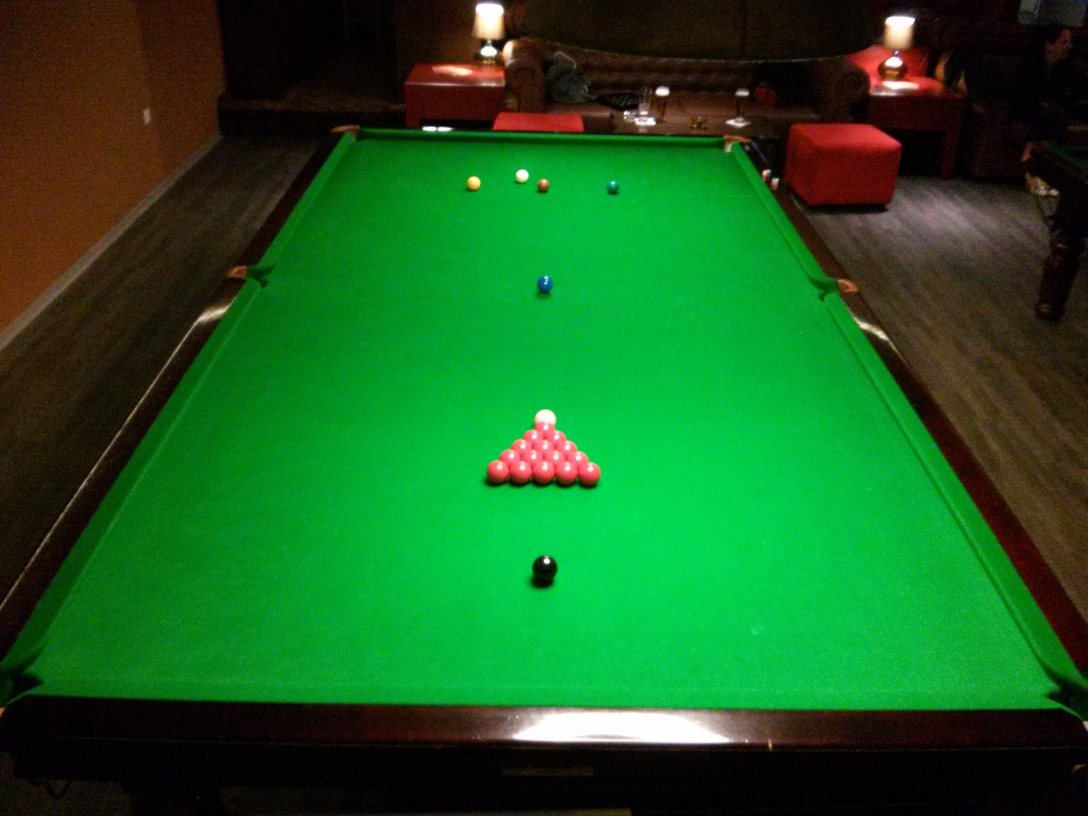
#> input picture SnookerTableFinder.v2/src/test/data/4.png, 3264 x 2448 px (shown at 1/3 size)
$ python transform.py test/data/4.png out
#> lines starting #> are read from the running program, lines starting #| are printed output that depends on the picture; after the words box and inside, x2 and y2 are one past the last pixel; in counts of white or black regions, pixels touching at a corner belong together
import cv2
import numpy as np
from skimage.filters import threshold_otsu
import matplotlib.pyplot as plt
import argparse
import os

# [27 lines left out: function plot_transform, not called in this run]

def transform_image(input_path, output_dir):
    # Load the image
#> called with input_path = 'test/data/4.png', output_dir = 'out'
    img = cv2.imread(input_path)
#> img is the input picture: shape (2448, 3264, 3); mean B, G, R 33.2, 93.7, 25.7

    # Convert the image to HSV
    hsv_img = cv2.cvtColor(img, cv2.COLOR_BGR2HSV)
#> hsv_img: shape (2448, 3264, 3); mean H, S, V 58.8, 214.1, 102.9

    # Create a binary mask for the green color
    green_low = np.array([30, 100, 100])
    green_high = np.array([85, 255, 255])
    mask = cv2.inRange(hsv_img, green_low, green_high)
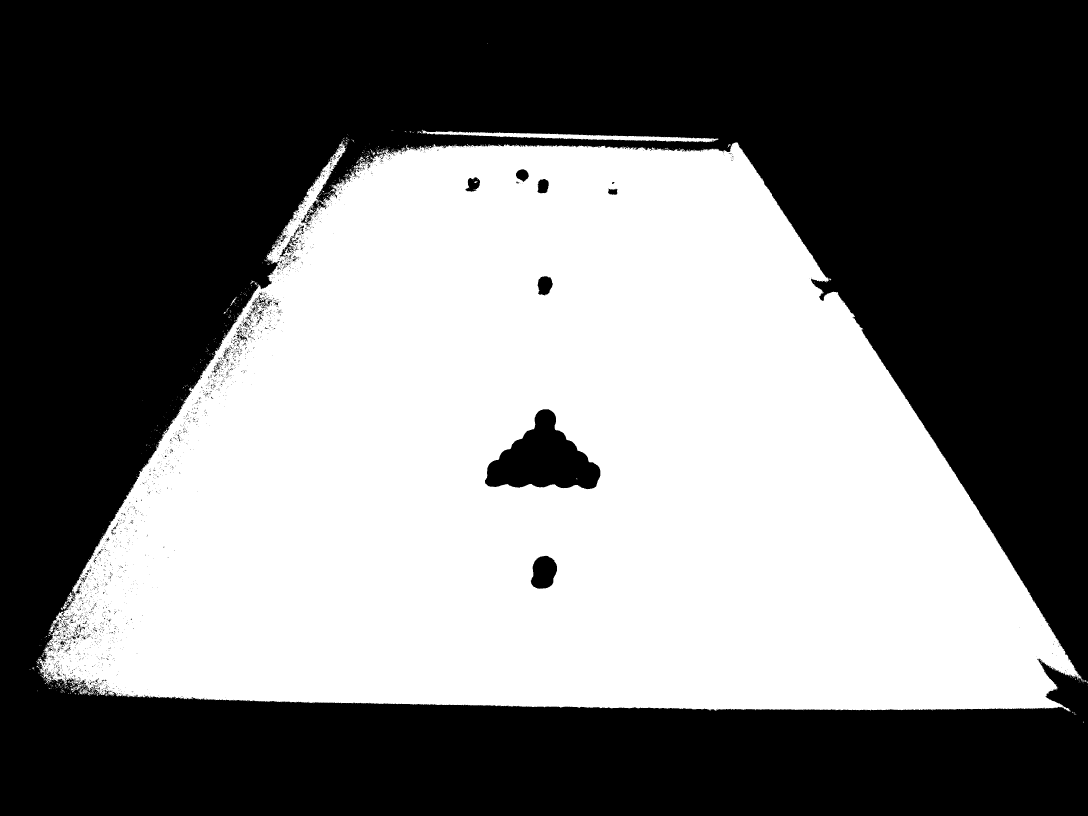
#> mask: shape (2448, 3264) (shown at 1/3 size); 45.9% white; 839 white regions (814 under 20 px), largest, box (x1, y1, x2, y2) and area: (113, 420, 3250, 2135) 3654080, (1265, 389, 2154, 428) 9753, (146, 1872, 165, 1904) 186

    # Apply Otsu's thresholding method
    thresh_val = threshold_otsu(mask)
#> thresh_val = 0
    binary_mask = mask > thresh_val
#> binary_mask: shape (2448, 3264) bool; 45.9% white; 839 white regions (814 under 20 px)

    # Find the largest contour in the mask, which should correspond to the table
    contours, _ = cv2.findContours(binary_mask.astype(np.uint8), cv2.RETR_EXTERNAL, cv2.CHAIN_APPROX_SIMPLE)
#> contours = 770 contours, 761 with area under 20; largest, box (x1, y1, x2, y2) and area: (113, 420, 3250, 2135) 3723151, (1265, 389, 2154, 428) 8844, (146, 1872, 165, 1904) 138, (1077, 470, 1095, 485) 89, (691, 890, 710, 918) 61
    largest_contour = max(contours, key=cv2.contourArea)
#> largest_contour = contour of 9503 points, box (x1, y1, x2, y2) (113, 420, 3250, 2135), area 3723151

    # Approximate the contour to a polygon
    epsilon = 0.02 * cv2.arcLength(largest_contour, True)
#> epsilon = 321.4
    approx_contour = cv2.approxPolyDP(largest_contour, epsilon, True)
#> approx_contour = [[113, 1979], [3249, 2039], [2210, 426], [1030, 420]]

    # The polygon should be a trapezium, so it should have 4 vertices
    if len(approx_contour) != 4:
        raise ValueError('The largest contour does not correspond to a trapezium')

    vertices = approx_contour.squeeze()
#> vertices has the same summary as approx_contour
    # Sort the points based on their x-coordinates
    vertices = vertices[vertices[:, 0].argsort()]
#> vertices = [[113, 1979], [1030, 420], [2210, 426], [3249, 2039]]

    # From the sorted array, the point with the smaller y-coordinate comes first
    if vertices[0, 1] > vertices[1, 1]:
        vertices[0], vertices[1] = vertices[1], vertices[0].copy()

    if vertices[2, 1] < vertices[3, 1]:
        vertices[2], vertices[3] = vertices[3], vertices[2].copy()

    # Find the best-fit lines for the trapezium
    lines = np.empty((4, 3))
    for i in range(4):
        p1, p2 = vertices[i], vertices[(i+1)%4]
        lines[i, :2] = p2 - p1
        lines[i, 2] = -np.cross(p1, p2)
#> this loop made 4 passes
#> (p1, p2) on passes 1 to 4: ([1030, 420], [113, 1979]), ([113, 1979], [3249, 2039]), ([3249, 2039], [2210, 426]), ([2210, 426], [1030, 420])
#> after the loop, lines = [[-917, 1559, -1990910], [3136, 60, 6199364], [-1039, -1613, 3122116], [-1180, -6, -489420]]

    # Calculate the cross-sections of the lines
    cross_sections = np.empty((4, 2))
    for i in range(4):
        cross_sections[i] = np.cross(lines[i], lines[(i+1)%4])[:2] / np.cross(lines[i], lines[(i+1)%4])[2]
#> after the loop, cross_sections = [[-1979, 113], [-2039, 3249], [-426, 2210], [-420, 1030]]

    # Define dimensions of a standard snooker table
    length = 1200  # in arbitrary units, keeping aspect ratio
    width = 600  # in arbitrary units, keeping aspect ratio

    # Define the target points for the perspective transformation
    target_pts = np.float32([[0, 0], [length, 0], [length, width], [0, width]])

    # Perform the perspective transform
    M = cv2.getPerspectiveTransform(np.float32(vertices), target_pts)
#> M = [[-0.0185, 3.64, -1509.4], [0.922, 0.543, -1178], [6.43e-06, 0.00189, 1]]
    img_transformed = cv2.warpPerspective(img, M, (length, width))
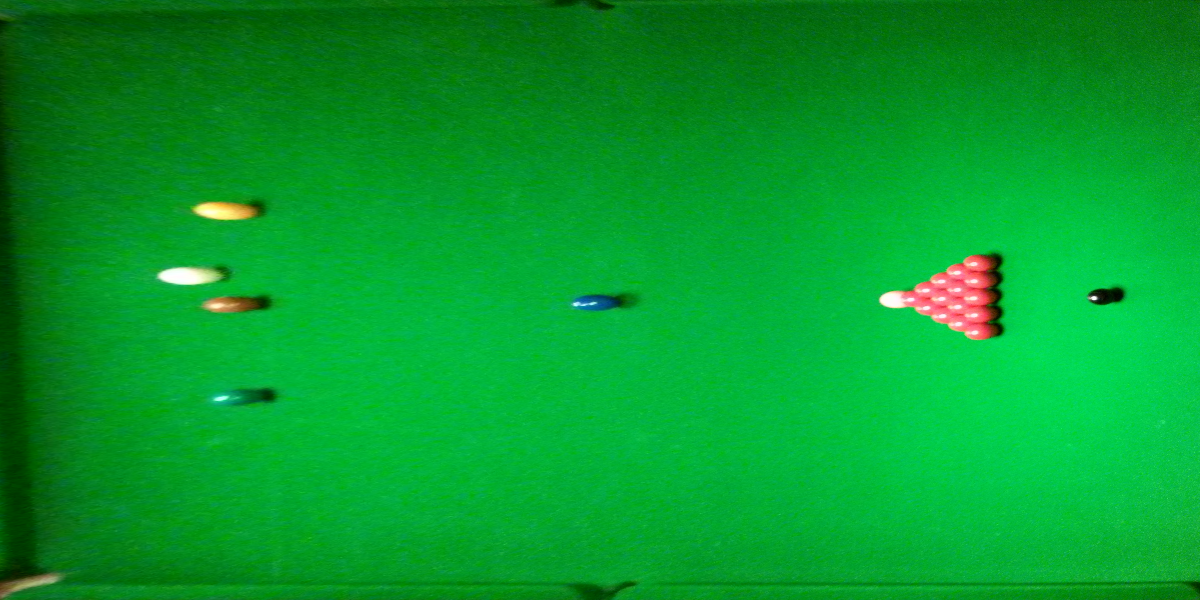
#> img_transformed: shape (600, 1200, 3); mean B, G, R 44.2, 156.1, 5.7

    # # Save the transformed image
    if output_dir is not None:
        output_path = os.path.join(output_dir, 'transformed_image.jpg')
        cv2.imwrite(output_path, img_transformed)
    else:
        plot_transform(mask, vertices, cross_sections, img)

# [14 lines left out: function transform_video, not called in this run]

def main():
    # Define the command-line arguments
    parser = argparse.ArgumentParser(description='Perform a perspective transformation on an image or video of a snooker table.')
    parser.add_argument('input_path', help='Path to the input image or video file.')
    parser.add_argument('output_dir', help='Directory where the output will be saved.')
    parser.add_argument('--video', action='store_true', help='Set this flag if the input is a video.')

    # Parse the command-line arguments
    args = parser.parse_args()

    # Perform the perspective transformation
    if args.video:
        transform_video(args.input_path, args.output_dir)
    else:
        transform_image(args.input_path, args.output_dir)

if __name__ == '__main__':
    main()
